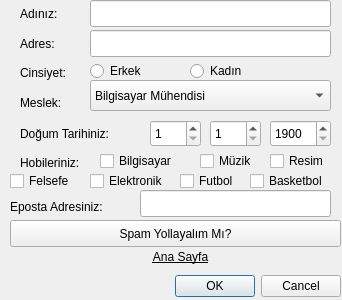
<?xml version="1.0" encoding="UTF-8"?>
<ui version="4.0">
 <class>MainWindow</class>
 <widget class="QMainWindow" name="MainWindow">
  <property name="geometry">
   <rect>
    <x>0</x>
    <y>0</y>
    <width>342</width>
    <height>300</height>
   </rect>
  </property>
  <property name="windowTitle">
   <string>MainWindow</string>
  </property>
  <widget class="QWidget" name="centralwidget">
   <widget class="QPushButton" name="pushButton_2">
    <property name="geometry">
     <rect>
      <x>20</x>
      <y>247</y>
      <width>321</width>
      <height>20</height>
     </rect>
    </property>
    <property name="font">
     <font>
      <underline>true</underline>
     </font>
    </property>
    <property name="cursor">
     <cursorShape>PointingHandCursor</cursorShape>
    </property>
    <property name="text">
     <string>Ana Sayfa</string>
    </property>
    <property name="flat">
     <bool>true</bool>
    </property>
   </widget>
   <widget class="QLabel" name="label_3">
    <property name="geometry">
     <rect>
      <x>20</x>
      <y>60</y>
      <width>61</width>
      <height>20</height>
     </rect>
    </property>
    <property name="text">
     <string>Cinsiyet:</string>
    </property>
    <property name="alignment">
     <set>Qt::AlignBottom|Qt::AlignLeading|Qt::AlignLeft</set>
    </property>
   </widget>
   <widget class="QCheckBox" name="checkBox_6">
    <property name="geometry">
     <rect>
      <x>250</x>
      <y>170</y>
      <width>101</width>
      <height>22</height>
     </rect>
    </property>
    <property name="text">
     <string>Basketbol</string>
    </property>
   </widget>
   <widget class="QRadioButton" name="radioButton_2">
    <property name="geometry">
     <rect>
      <x>90</x>
      <y>60</y>
      <width>81</width>
      <height>22</height>
     </rect>
    </property>
    <property name="text">
     <string>Erkek</string>
    </property>
   </widget>
   <widget class="QLabel" name="label_4">
    <property name="geometry">
     <rect>
      <x>20</x>
      <y>90</y>
      <width>61</width>
      <height>20</height>
     </rect>
    </property>
    <property name="text">
     <string>Meslek:</string>
    </property>
    <property name="alignment">
     <set>Qt::AlignBottom|Qt::AlignLeading|Qt::AlignLeft</set>
    </property>
   </widget>
   <widget class="QComboBox" name="comboBox">
    <property name="geometry">
     <rect>
      <x>90</x>
      <y>80</y>
      <width>241</width>
      <height>31</height>
     </rect>
    </property>
    <item>
     <property name="text">
      <string>Bilgisayar Mühendisi</string>
     </property>
    </item>
    <item>
     <property name="text">
      <string>Elektrik Elektronik Mühendisi</string>
     </property>
    </item>
    <item>
     <property name="text">
      <string>Öğrenci</string>
     </property>
    </item>
    <item>
     <property name="text">
      <string>Akademisyen</string>
     </property>
    </item>
    <item>
     <property name="text">
      <string>Müzisyen</string>
     </property>
    </item>
    <item>
     <property name="text">
      <string>Ressam</string>
     </property>
    </item>
    <item>
     <property name="text">
      <string>Mimar</string>
     </property>
    </item>
    <item>
     <property name="text">
      <string>Hekim</string>
     </property>
    </item>
    <item>
     <property name="text">
      <string>Biyolog</string>
     </property>
    </item>
    <item>
     <property name="text">
      <string>Veteriner</string>
     </property>
    </item>
    <item>
     <property name="text">
      <string>Kimyager</string>
     </property>
    </item>
    <item>
     <property name="text">
      <string>Diğer</string>
     </property>
    </item>
   </widget>
   <widget class="QSpinBox" name="spinBox">
    <property name="geometry">
     <rect>
      <x>150</x>
      <y>120</y>
      <width>51</width>
      <height>27</height>
     </rect>
    </property>
    <property name="minimum">
     <number>1</number>
    </property>
    <property name="maximum">
     <number>31</number>
    </property>
   </widget>
   <widget class="QDialogButtonBox" name="buttonBox">
    <property name="geometry">
     <rect>
      <x>0</x>
      <y>270</y>
      <width>341</width>
      <height>32</height>
     </rect>
    </property>
    <property name="orientation">
     <enum>Qt::Horizontal</enum>
    </property>
    <property name="standardButtons">
     <set>QDialogButtonBox::Cancel|QDialogButtonBox::Ok</set>
    </property>
   </widget>
   <widget class="QCheckBox" name="checkBox_7">
    <property name="geometry">
     <rect>
      <x>180</x>
      <y>170</y>
      <width>71</width>
      <height>22</height>
     </rect>
    </property>
    <property name="text">
     <string>Futbol</string>
    </property>
   </widget>
   <widget class="QLineEdit" name="lineEdit_2">
    <property name="geometry">
     <rect>
      <x>90</x>
      <y>30</y>
      <width>241</width>
      <height>27</height>
     </rect>
    </property>
   </widget>
   <widget class="QLabel" name="label">
    <property name="geometry">
     <rect>
      <x>20</x>
      <y>0</y>
      <width>61</width>
      <height>21</height>
     </rect>
    </property>
    <property name="text">
     <string>Adınız:</string>
    </property>
    <property name="alignment">
     <set>Qt::AlignBottom|Qt::AlignLeading|Qt::AlignLeft</set>
    </property>
   </widget>
   <widget class="QCheckBox" name="checkBox_2">
    <property name="geometry">
     <rect>
      <x>100</x>
      <y>150</y>
      <width>96</width>
      <height>22</height>
     </rect>
    </property>
    <property name="text">
     <string>Bilgisayar</string>
    </property>
   </widget>
   <widget class="QLabel" name="label_5">
    <property name="geometry">
     <rect>
      <x>20</x>
      <y>120</y>
      <width>121</width>
      <height>21</height>
     </rect>
    </property>
    <property name="text">
     <string>Doğum Tarihiniz:</string>
    </property>
    <property name="alignment">
     <set>Qt::AlignBottom|Qt::AlignLeading|Qt::AlignLeft</set>
    </property>
   </widget>
   <widget class="QCheckBox" name="checkBox_3">
    <property name="geometry">
     <rect>
      <x>270</x>
      <y>150</y>
      <width>71</width>
      <height>22</height>
     </rect>
    </property>
    <property name="text">
     <string>Resim</string>
    </property>
   </widget>
   <widget class="QLineEdit" name="lineEdit_3">
    <property name="geometry">
     <rect>
      <x>140</x>
      <y>190</y>
      <width>191</width>
      <height>27</height>
     </rect>
    </property>
   </widget>
   <widget class="QLineEdit" name="lineEdit">
    <property name="geometry">
     <rect>
      <x>90</x>
      <y>0</y>
      <width>241</width>
      <height>27</height>
     </rect>
    </property>
   </widget>
   <widget class="QPushButton" name="pushButton">
    <property name="geometry">
     <rect>
      <x>10</x>
      <y>220</y>
      <width>331</width>
      <height>27</height>
     </rect>
    </property>
    <property name="text">
     <string>Spam Yollayalım Mı?</string>
    </property>
    <property name="flat">
     <bool>false</bool>
    </property>
   </widget>
   <widget class="QSpinBox" name="spinBox_3">
    <property name="geometry">
     <rect>
      <x>210</x>
      <y>120</y>
      <width>51</width>
      <height>27</height>
     </rect>
    </property>
    <property name="minimum">
     <number>1</number>
    </property>
    <property name="maximum">
     <number>12</number>
    </property>
   </widget>
   <widget class="QLabel" name="label_2">
    <property name="geometry">
     <rect>
      <x>20</x>
      <y>30</y>
      <width>61</width>
      <height>21</height>
     </rect>
    </property>
    <property name="text">
     <string>Adres:</string>
    </property>
    <property name="alignment">
     <set>Qt::AlignBottom|Qt::AlignLeading|Qt::AlignLeft</set>
    </property>
   </widget>
   <widget class="QLabel" name="label_7">
    <property name="geometry">
     <rect>
      <x>10</x>
      <y>196</y>
      <width>131</width>
      <height>21</height>
     </rect>
    </property>
    <property name="text">
     <string>Eposta Adresiniz:</string>
    </property>
    <property name="alignment">
     <set>Qt::AlignLeading|Qt::AlignLeft|Qt::AlignVCenter</set>
    </property>
   </widget>
   <widget class="QCheckBox" name="checkBox_4">
    <property name="geometry">
     <rect>
      <x>10</x>
      <y>170</y>
      <width>81</width>
      <height>22</height>
     </rect>
    </property>
    <property name="text">
     <string>Felsefe</string>
    </property>
   </widget>
   <widget class="QRadioButton" name="radioButton">
    <property name="geometry">
     <rect>
      <x>190</x>
      <y>60</y>
      <width>91</width>
      <height>22</height>
     </rect>
    </property>
    <property name="text">
     <string>Kadın</string>
    </property>
   </widget>
   <widget class="QCheckBox" name="checkBox_5">
    <property name="geometry">
     <rect>
      <x>90</x>
      <y>170</y>
      <width>96</width>
      <height>22</height>
     </rect>
    </property>
    <property name="text">
     <string>Elektronik</string>
    </property>
   </widget>
   <widget class="QSpinBox" name="spinBox_2">
    <property name="geometry">
     <rect>
      <x>270</x>
      <y>120</y>
      <width>61</width>
      <height>27</height>
     </rect>
    </property>
    <property name="minimum">
     <number>1900</number>
    </property>
    <property name="maximum">
     <number>2010</number>
    </property>
   </widget>
   <widget class="QCheckBox" name="checkBox">
    <property name="geometry">
     <rect>
      <x>200</x>
      <y>150</y>
      <width>71</width>
      <height>22</height>
     </rect>
    </property>
    <property name="text">
     <string>Müzik</string>
    </property>
   </widget>
   <widget class="QLabel" name="label_6">
    <property name="geometry">
     <rect>
      <x>20</x>
      <y>150</y>
      <width>81</width>
      <height>20</height>
     </rect>
    </property>
    <property name="text">
     <string>Hobileriniz:</string>
    </property>
    <property name="alignment">
     <set>Qt::AlignBottom|Qt::AlignLeading|Qt::AlignLeft</set>
    </property>
   </widget>
  </widget>
 </widget>
 <resources/>
 <connections/>
</ui>
